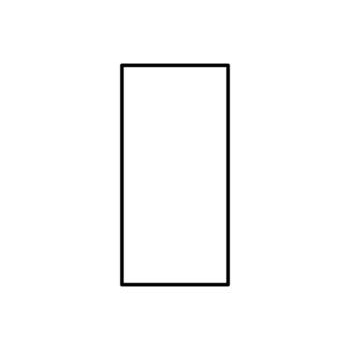
#> input picture rect1.jpg, 350 x 350 px
$ python internal2.py
#> lines starting #> are read from the running program, lines starting #| are printed output that depends on the picture
import cv2
img1=cv2.imread('rect1.jpg',0)
#> img1 is the input picture: shape (350, 350); min 0, max 255, mean 250.2
img2=cv2.imread('img.jpg')
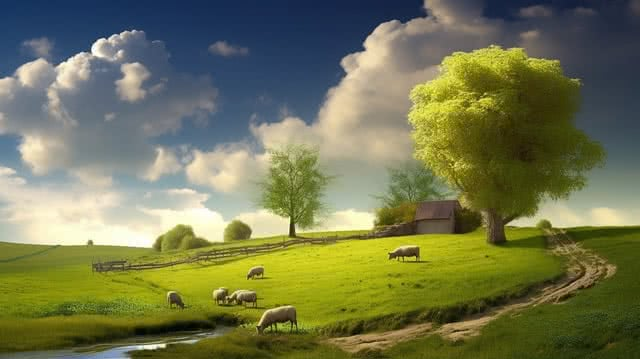
#> input picture img.jpg, 640 x 359 px
#> img2 is the input picture: shape (359, 640, 3); mean B, G, R 80.1, 119.1, 115
img1=cv2.resize(img1,(600,300))
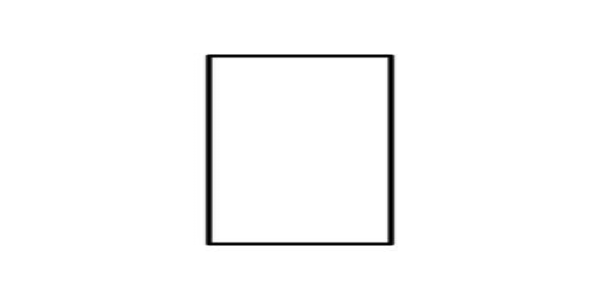
#> img1: shape (300, 600); min 0, max 255, mean 250.2
img2=cv2.resize(img2,(600,300))
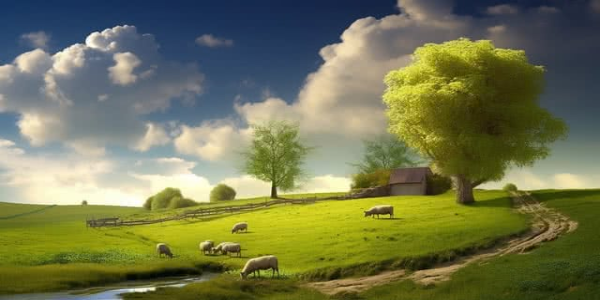
#> img2: shape (300, 600, 3); mean B, G, R 80, 119, 114.9
#> (the run stopped early here; a loop or call above may not have finished)
